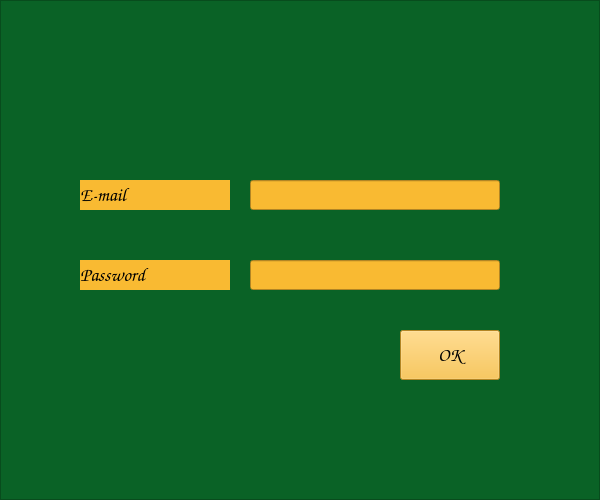
<?xml version="1.0" encoding="UTF-8"?>
<ui version="4.0">
 <class>MainWindow</class>
 <widget class="QMainWindow" name="MainWindow">
  <property name="geometry">
   <rect>
    <x>0</x>
    <y>0</y>
    <width>600</width>
    <height>500</height>
   </rect>
  </property>
  <property name="minimumSize">
   <size>
    <width>600</width>
    <height>500</height>
   </size>
  </property>
  <property name="maximumSize">
   <size>
    <width>600</width>
    <height>500</height>
   </size>
  </property>
  <property name="windowTitle">
   <string>MainWindow</string>
  </property>
  <widget class="QWidget" name="centralwidget">
   <layout class="QVBoxLayout" name="verticalLayout">
    <property name="spacing">
     <number>0</number>
    </property>
    <property name="leftMargin">
     <number>0</number>
    </property>
    <property name="topMargin">
     <number>0</number>
    </property>
    <property name="rightMargin">
     <number>0</number>
    </property>
    <property name="bottomMargin">
     <number>0</number>
    </property>
    <item>
     <widget class="QFrame" name="frame">
      <property name="enabled">
       <bool>true</bool>
      </property>
      <property name="minimumSize">
       <size>
        <width>600</width>
        <height>500</height>
       </size>
      </property>
      <property name="maximumSize">
       <size>
        <width>600</width>
        <height>500</height>
       </size>
      </property>
      <property name="sizeIncrement">
       <size>
        <width>600</width>
        <height>500</height>
       </size>
      </property>
      <property name="styleSheet">
       <string notr="true">background-color: rgb(10, 98, 38);
background-image: url(:/newPrefix/back2.png);</string>
      </property>
      <property name="frameShape">
       <enum>QFrame::StyledPanel</enum>
      </property>
      <property name="frameShadow">
       <enum>QFrame::Raised</enum>
      </property>
      <widget class="QLabel" name="email_label">
       <property name="geometry">
        <rect>
         <x>80</x>
         <y>180</y>
         <width>150</width>
         <height>30</height>
        </rect>
       </property>
       <property name="minimumSize">
        <size>
         <width>150</width>
         <height>30</height>
        </size>
       </property>
       <property name="maximumSize">
        <size>
         <width>110</width>
         <height>30</height>
        </size>
       </property>
       <property name="font">
        <font>
         <family>Comic Sans MS</family>
         <pointsize>14</pointsize>
         <weight>75</weight>
         <bold>true</bold>
        </font>
       </property>
       <property name="styleSheet">
        <string notr="true">background-color: rgb(249, 186, 50);
border-color: rgb(0, 0, 0);</string>
       </property>
       <property name="text">
        <string>E-mail</string>
       </property>
      </widget>
      <widget class="QLabel" name="password_label">
       <property name="geometry">
        <rect>
         <x>80</x>
         <y>260</y>
         <width>150</width>
         <height>30</height>
        </rect>
       </property>
       <property name="minimumSize">
        <size>
         <width>150</width>
         <height>30</height>
        </size>
       </property>
       <property name="maximumSize">
        <size>
         <width>110</width>
         <height>30</height>
        </size>
       </property>
       <property name="font">
        <font>
         <family>Comic Sans MS</family>
         <pointsize>14</pointsize>
         <weight>75</weight>
         <bold>true</bold>
        </font>
       </property>
       <property name="styleSheet">
        <string notr="true">background-color: rgb(249, 186, 50);
border-color: rgb(0, 0, 0);</string>
       </property>
       <property name="text">
        <string>Password</string>
       </property>
      </widget>
      <widget class="QLineEdit" name="email">
       <property name="geometry">
        <rect>
         <x>250</x>
         <y>180</y>
         <width>250</width>
         <height>30</height>
        </rect>
       </property>
       <property name="minimumSize">
        <size>
         <width>250</width>
         <height>30</height>
        </size>
       </property>
       <property name="maximumSize">
        <size>
         <width>250</width>
         <height>30</height>
        </size>
       </property>
       <property name="font">
        <font>
         <pointsize>12</pointsize>
        </font>
       </property>
       <property name="styleSheet">
        <string notr="true">background-color: rgb(249, 186, 50);</string>
       </property>
      </widget>
      <widget class="QLineEdit" name="password">
       <property name="geometry">
        <rect>
         <x>250</x>
         <y>260</y>
         <width>250</width>
         <height>30</height>
        </rect>
       </property>
       <property name="minimumSize">
        <size>
         <width>250</width>
         <height>30</height>
        </size>
       </property>
       <property name="maximumSize">
        <size>
         <width>250</width>
         <height>30</height>
        </size>
       </property>
       <property name="styleSheet">
        <string notr="true">background-color: rgb(249, 186, 50);
border-color: rgb(0, 0, 0);</string>
       </property>
       <property name="echoMode">
        <enum>QLineEdit::Password</enum>
       </property>
      </widget>
      <widget class="QPushButton" name="pushButton">
       <property name="geometry">
        <rect>
         <x>400</x>
         <y>330</y>
         <width>100</width>
         <height>50</height>
        </rect>
       </property>
       <property name="minimumSize">
        <size>
         <width>100</width>
         <height>50</height>
        </size>
       </property>
       <property name="maximumSize">
        <size>
         <width>100</width>
         <height>50</height>
        </size>
       </property>
       <property name="font">
        <font>
         <family>Comic Sans MS</family>
         <pointsize>14</pointsize>
         <weight>75</weight>
         <bold>true</bold>
        </font>
       </property>
       <property name="styleSheet">
        <string notr="true">background-color: rgb(249, 186, 50);</string>
       </property>
       <property name="text">
        <string>OK</string>
       </property>
      </widget>
      <zorder>email</zorder>
      <zorder>email_label</zorder>
      <zorder>password_label</zorder>
      <zorder>password</zorder>
      <zorder>pushButton</zorder>
     </widget>
    </item>
   </layout>
  </widget>
 </widget>
 <resources/>
 <connections/>
</ui>
